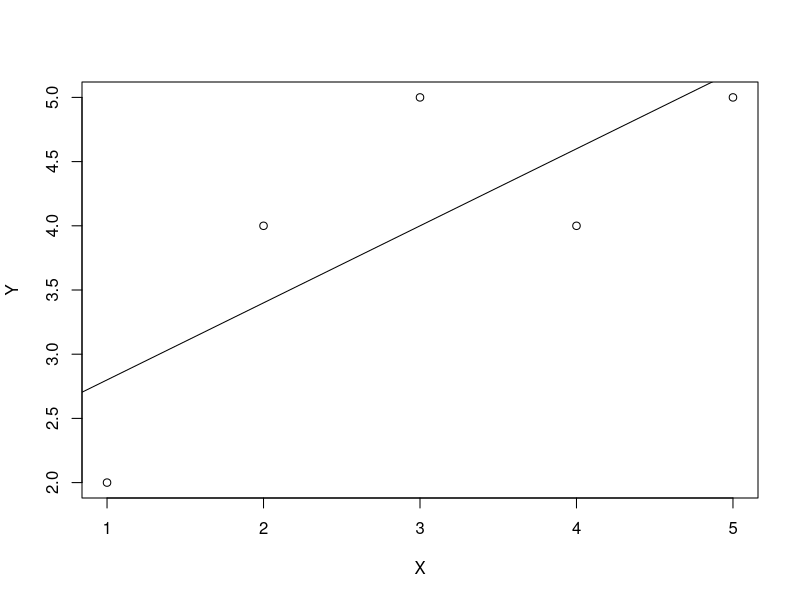

Here is the R script that generated this plot:
x <- c(1, 2, 3, 4, 5)
y <- c(2, 4, 5, 4, 5)
plot(x = x, y = y, xlab = "X", ylab = "Y")

#abline(lm(y - x), col="red")

#install.packages("ggplot2")
#library("ggplot2")
tut.data <- data.frame(x, y)
tut.lm <- lm(y ~ x, data = tut.data)
abline(tut.lm)
